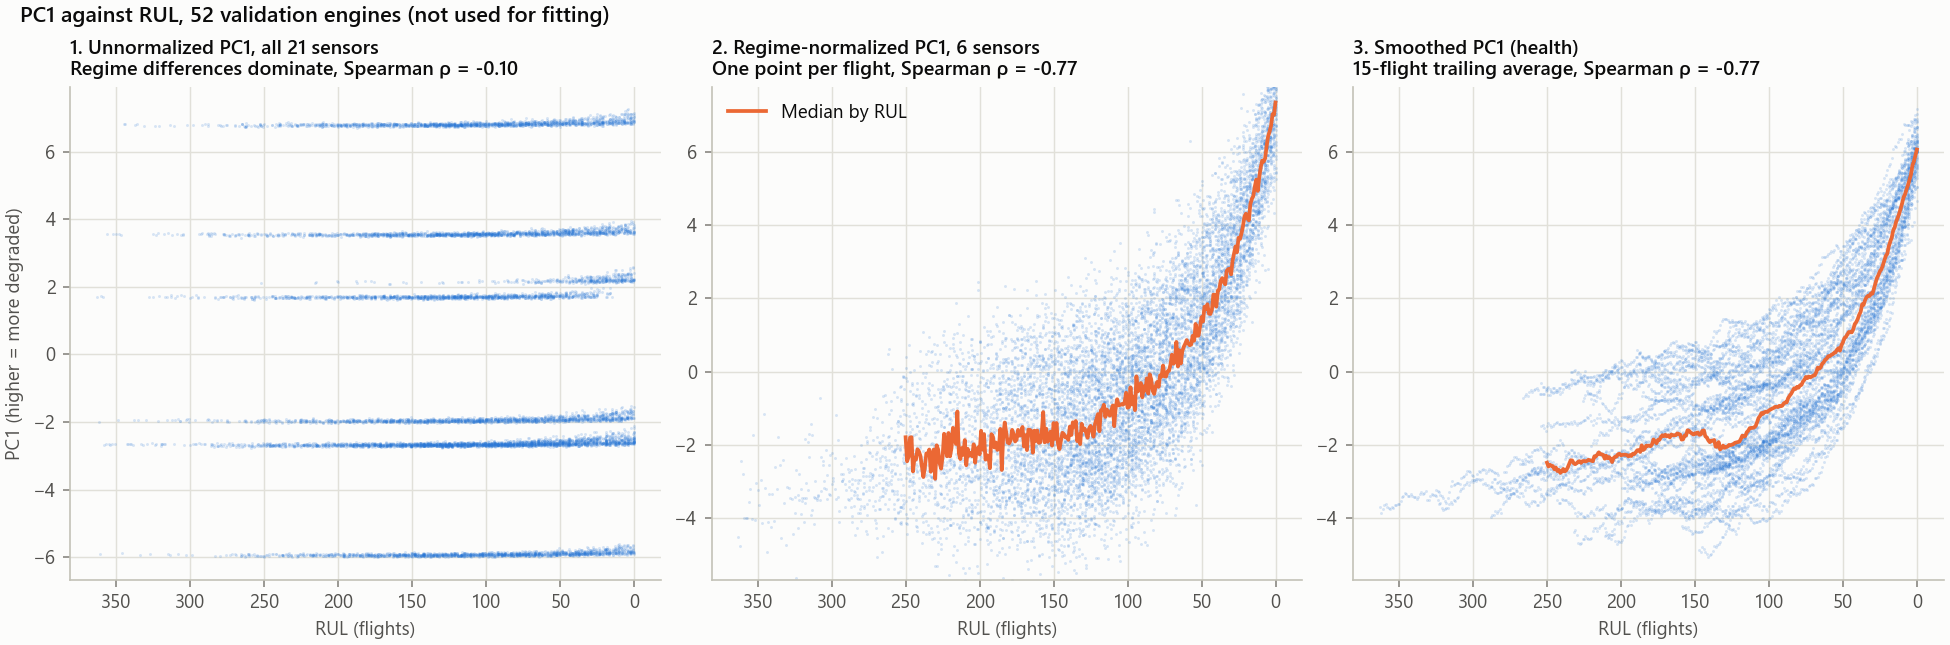

Here is the Python script that generated this plot:
"""PC1 against RUL at three processing stages, on the 52 validation engines.

1. Unnormalized: PCA on all 21 sensors, standardized over the whole fleet (regime left in).
2. Per flight: PC1 of the 6 regime-normalized, Fisher-selected sensors, one point per flight.
3. Smoothed: the same PC1 after the 15-flight trailing average, i.e. the `health` feature.

Stages 2 and 3 repeat the fitting in features.ipynb (same split, baseline, Fisher selection and
PCA, all fitted on the training engines), and the script checks that stage 3 matches `health`
in Features/features_val.csv. Saves 15_pc1_vs_rul.png next to this script.

Run from anywhere:  python figures/15_pc1_vs_rul.py
"""
from pathlib import Path

import matplotlib.pyplot as plt
import numpy as np
import pandas as pd
from sklearn.decomposition import PCA

HERE = Path(__file__).resolve().parent
ROOT = HERE.parent

# Same settings as features.ipynb
HEALTHY_FLIGHTS, LATE_FLIGHTS, SMOOTH_FLIGHTS, VAL_ENGINES = 30, 30, 15, 52
SPEEDS = ["Nf", "NRf", "Nc", "NRc"]

SURFACE, INK, INK_2, MUTED, GRID, AXIS = "#fcfcfb", "#0b0b0b", "#52514e", "#898781", "#e1e0d9", "#c3c2b7"
BLUE, ORANGE = "#2a78d6", "#eb6834"
plt.rcParams.update({
    "figure.facecolor": SURFACE, "axes.facecolor": SURFACE, "savefig.facecolor": SURFACE,
    "figure.dpi": 110, "font.family": ["Segoe UI", "DejaVu Sans"], "font.size": 9,
    "text.color": INK, "axes.labelcolor": INK_2, "axes.titlecolor": INK,
    "axes.titlesize": 10.5, "axes.titlelocation": "left", "axes.titleweight": "semibold",
    "axes.edgecolor": AXIS, "axes.linewidth": 0.8, "axes.spines.top": False, "axes.spines.right": False,
    "axes.grid": True, "axes.axisbelow": True, "grid.color": GRID, "grid.linewidth": 0.7,
    "xtick.color": MUTED, "ytick.color": MUTED, "xtick.labelcolor": INK_2, "ytick.labelcolor": INK_2,
    "legend.frameon": False,
})

# Load and split exactly as features.ipynb does
df = pd.read_csv(ROOT / "TrainingData_Engine.csv", encoding="utf-8")
df["RUL"] = df.groupby("EngineID")["Cycle"].transform("max") - df["Cycle"]
names = {c: c.split()[0] for c in df.columns[6:] if c != "RUL"}
sensors = list(names.values())
data = df.rename(columns=names)

val_ids = np.random.default_rng(0).choice(data["EngineID"].unique(), VAL_ENGINES, replace=False)
val = data[data["EngineID"].isin(val_ids)].reset_index(drop=True)
train = data[~data["EngineID"].isin(val_ids)].reset_index(drop=True)


def oriented_pc1(pca, train_x, x):
    """PC1 scores of x, signed so that higher means more degraded (lower RUL) on the training engines."""
    sign = -np.sign(np.corrcoef(pca.transform(train_x)[:, 0], train["RUL"])[0, 1])
    return sign * pca.transform(x)[:, 0]


# Stage 1: unnormalized, all sensors standardized over the whole training fleet
mean, std = train[sensors].mean(), train[sensors].std().replace(0, np.inf)
train_global = (train[sensors] - mean) / std
pca_raw = PCA(n_components=1).fit(train_global)
val["pc1_raw"] = oriented_pc1(pca_raw, train_global, (val[sensors] - mean) / std)

# Stage 2: regime-normalized against healthy flights, Fisher-selected sensors
baseline = train[train["Cycle"] <= HEALTHY_FLIGHTS].groupby("Regime")[sensors].agg(["mean", "std"])


def normalize(frame):
    mu = baseline.xs("mean", axis=1, level=1).reindex(frame["Regime"]).to_numpy()
    sd = baseline.xs("std", axis=1, level=1).reindex(frame["Regime"]).to_numpy()
    return pd.DataFrame((frame[sensors].to_numpy() - mu) / np.where(sd > 1e-9, sd, np.inf), columns=sensors, index=frame.index)


z_train, z_val = normalize(train), normalize(val)
healthy, late = z_train[train["Cycle"] <= HEALTHY_FLIGHTS], z_train[train["RUL"] < LATE_FLIGHTS]
fisher = ((late.mean() - healthy.mean()) ** 2 / (late.var() + healthy.var())).fillna(0)
selected = [s for s in fisher.sort_values(ascending=False).index[fisher.sort_values(ascending=False) >= 2] if s not in SPEEDS]
pca = PCA().fit(z_train[selected])
val["pc1"] = oriented_pc1(pca, z_train[selected], z_val[selected])

# Stage 3: 15-flight trailing average per engine
val["health"] = val.groupby("EngineID")["pc1"].transform(lambda s: s.rolling(SMOOTH_FLIGHTS).mean())

saved = pd.read_csv(ROOT / "Features" / "features_val.csv")
check = saved.merge(val[["EngineID", "Cycle", "health"]], on=["EngineID", "Cycle"], suffixes=("_saved", ""))
assert len(check) == len(saved) and np.allclose(check["health_saved"], check["health"]), "Does not match features.ipynb"

# Plot every validation flight where the smoothed value exists, so all panels use the same rows
rows = val[val["Cycle"] >= SMOOTH_FLIGHTS]
panels = [
    ("pc1_raw", "1. Unnormalized PC1, all 21 sensors", "Regime differences dominate"),
    ("pc1", f"2. Regime-normalized PC1, {len(selected)} sensors", "One point per flight"),
    ("health", "3. Smoothed PC1 (health)", f"{SMOOTH_FLIGHTS}-flight trailing average"),
]

fig, axes = plt.subplots(1, 3, figsize=(13, 4.3), sharex=True, layout="constrained")
for ax, (column, title, note) in zip(axes, panels):
    rho = rows[column].corr(rows["RUL"], method="spearman")
    ax.scatter(rows["RUL"], rows[column], s=2, color=BLUE, alpha=0.18, linewidths=0, rasterized=True)
    if column != "pc1_raw":   # a median across regime bands is meaningless, so skip it on panel 1
        median = rows[rows["RUL"] <= 250].groupby("RUL")[column].median()
        ax.plot(median.index, median.to_numpy(), color=ORANGE, linewidth=1.8, label="Median by RUL")
    ax.set_title(f"{title}\n{note}, Spearman ρ = {rho:+.2f}", fontsize=9.5)
    ax.set(xlabel="RUL (flights)", ylabel="PC1 (higher = more degraded)" if ax is axes[0] else None)
    ax.invert_xaxis()   # time runs left to right, retirement at the right edge
    print(f"{column:8s} Spearman with RUL {rho:+.3f}")
axes[1].sharey(axes[2])
axes[1].legend(loc="upper left")
fig.suptitle(f"PC1 against RUL, {val['EngineID'].nunique()} validation engines (not used for fitting)",
             x=0.01, ha="left", fontsize=10.5, fontweight="semibold")

out = HERE / "15_pc1_vs_rul.png"
fig.savefig(out, dpi=150)
print(f"Saved {out}")
